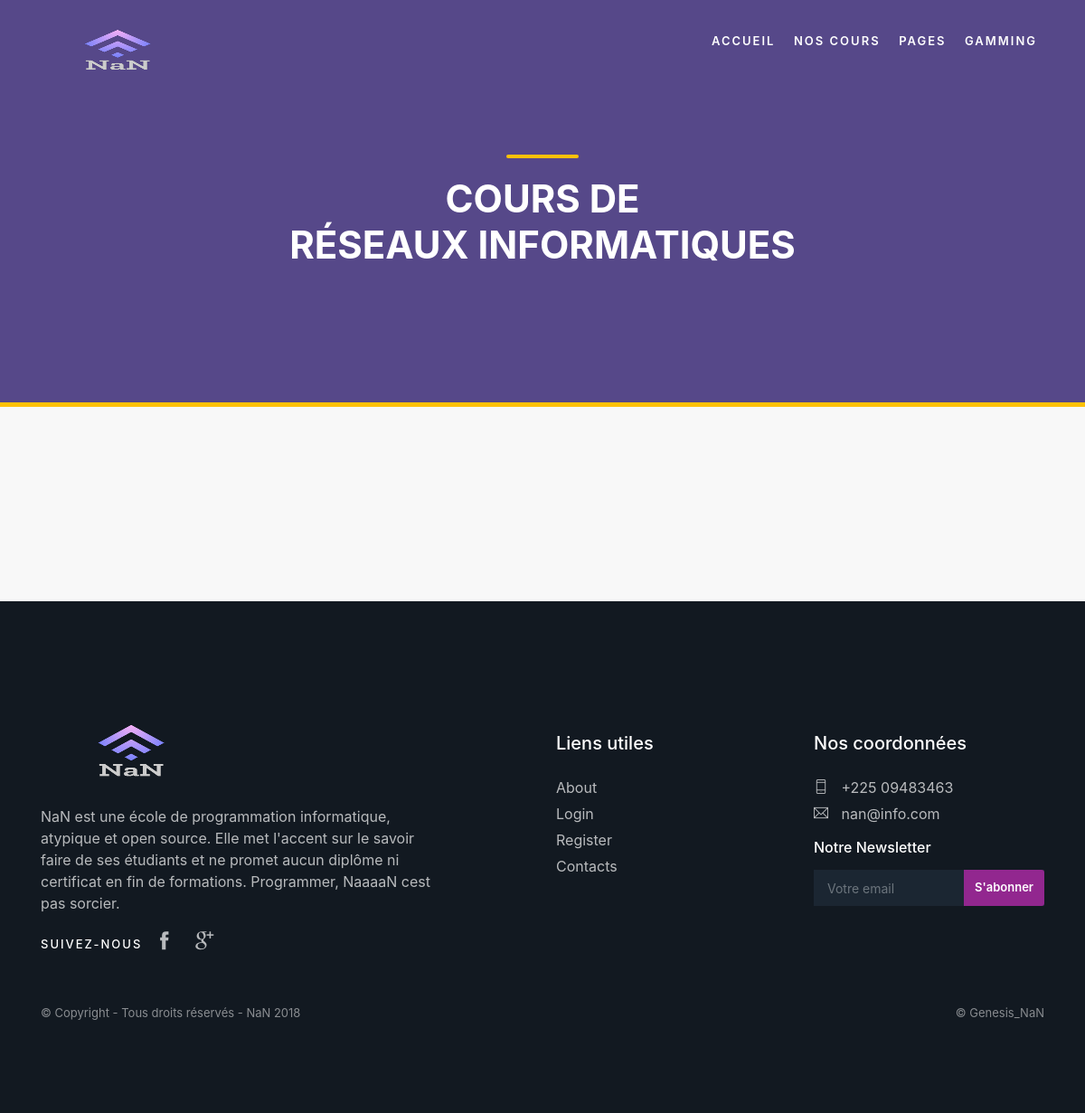
The app's page /client_section/codefight.php, older data.
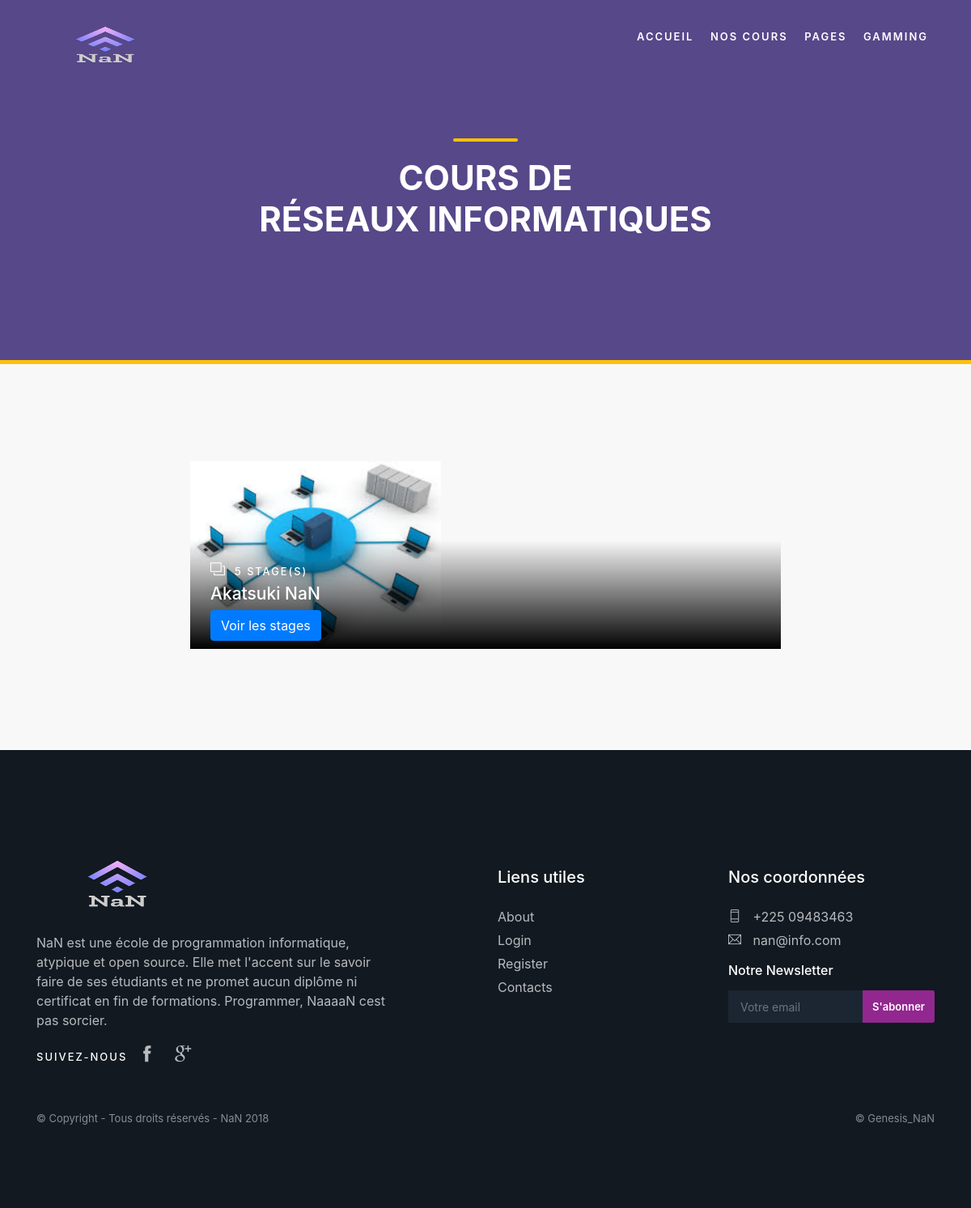
The same page, newer data.
### tables this page shows
CREATE TABLE IF NOT EXISTS `programmes` (
  `id` int(11) NOT NULL AUTO_INCREMENT,
  `stage` varchar(30) NOT NULL,
  `titre` varchar(30) NOT NULL,
  `img` varchar(30) NOT NULL,
  `descr` text NOT NULL,
  PRIMARY KEY (`id`)
);

### client_section/codefight.php (the view, shortened to what this page needs)
<!DOCTYPE html>
<html lang="en">
<head>
    <link href="css/bootstrap.min.css" rel="stylesheet">
    <link href="css/style.css" rel="stylesheet">
	<link href="css/vendors.css" rel="stylesheet">
	<link href="css/icon_fonts/css/all_icons.min.css" rel="stylesheet">
    <link href="css/custom.css" rel="stylesheet">
    <link rel="stylesheet" href="https://maxcdn.bootstrapcdn.com/bootstrap/4.1.3/css/bootstrap.min.css">
</head>
<body>
	<div id="page">
	<header class="header menu_2">
		<div id="logo">
			<a href="index-2.php"><img src="img/logo_NaN.png" width="200" height="70" data-retina="true" alt=""></a>
		</div>
		<nav id="menu" class="main-menu">
			<ul>
				<li><span><a href="index-2.php">Accueil</a></span>
				</li>
				<li><span><a href="#0">Nos cours</a></span>
				</li>
				<li><span><a href="#0">Pages</a></span>
				</li>
				<li><span><a href="ace/ace-builds/editor.html">Gamming</a></span>
				</li>
			</ul>
		</nav>
	</header>
	<main>
		<section id="hero_in" class="general">
			<div class="wrapper">
				<div class="container">
					<h1 class="fadeInUp"><span></span>Cours de <br> Réseaux Informatiques</h1>
				</div>
			</div>
		</section>
		<div class="container margin_120_95">
			<?php
			try{
				$bdd = new PDO('mysql:host=localhost;dbname=nansite;charset=utf8','root','');
			  }
			  catch(Exception $e){
				die('Erreur : ' . $e->getMessage());
			  }
			?>
			<div class="row">
			<?php
			$reponse = $bdd->query('SELECT * FROM programmes');
                while ($donnees = $reponse->fetch()) {
			?>
				<div class="col-lg-8 col-md-8 wow centrer" data-wow-offset="150">
					<a href="#0" class="grid_item">
						<figure class="block-reveal">
							<img src="img/images/reeseaux.jpg" width="310" height="533" class="img-fluid" alt="">
							<div class="info">
								<small><i class="ti-layers"></i><?php echo $donnees['stage']; ?> stage(s)</small>
								<h3><?php echo $donnees['titre']; ?></h3>
                                <button type="button" class="btn btn-primary" id="v1">Voir les stages</button>
							</div>
						</figure>
					</a>
				</div>
			<?php
				}
        	?>
			</div>
		</div>
	</main>
	<footer>
		<div class="container margin_120_95">
			<div class="row">
				<div class="col-lg-5 col-md-12 p-r-5">
					<p><img src="img/logo_NaN.png" width="200" height="90" data-retina="true" alt=""></p>
					<p>NaN est une école de programmation informatique, atypique et open source. Elle met l'accent sur le savoir faire de ses étudiants et ne promet aucun diplôme ni certificat en fin de formations. Programmer, NaaaaN cest pas sorcier.</p>
					<div class="follow_us">
						<ul>
							<li>Suivez-nous</li>
							<li><a href="#0"><i class="ti-facebook"></i></a></li>
							<li><a href="#0"><i class="ti-google"></i></a></li>
						</ul>
					</div>
				</div>
				<div class="col-lg-3 col-md-6 ml-lg-auto">
					<h5>Liens utiles</h5>
					<ul class="links">
						<li><a href="#0">About</a></li>
						<li><a href="#0">Login</a></li>
						<li><a href="#0">Register</a></li>
						<li><a href="#0">Contacts</a></li>
					</ul>
				</div>
				<div class="col-lg-3 col-md-6">
					<h5>Nos coordonnées</h5>
					<ul class="contacts">
						<li><a href="tel://22509483463"><i class="ti-mobile"></i> +225 09483463</a></li>
						<li><a href="mailto:nan@info.com"><i class="ti-email"></i> nan@info.com</a></li>
					</ul>
					<div id="newsletter">
					<h6>Notre Newsletter</h6>
					<form method="post" action="assets/newsletter.php" name="newsletter_form" id="newsletter_form">
						<div class="form-group">
							<input type="email" name="email_newsletter" id="email_newsletter" class="form-control" placeholder="Votre email">
							<input type="submit" value="S'abonner" id="submit-newsletter">
						</div>
					</form>
					</div>
				</div>
			</div>
			<hr>
			<div class="row">
				<div class="col-md-8">
					<ul id="additional_links">
						<li><a href="#0">&copy; Copyright - Tous droits réservés - NaN 2018</a></li>
					</ul>
				</div>
				<div class="col-md-4">
					<div id="copy">© Genesis_NaN</div>
				</div>
			</div>
		</div>
	</footer>
	</div>
</body>
</html>

### client_section/css/custom.css (style rules this page uses)
.centrer { display: block; margin: 0 auto; float: left; }

### client_section/css/menu_2.css (style rules this page uses)
@media only screen and (min-width: 992px) { nav#menu.main-menu { display: block !important; } }
@media only screen and (min-width: 992px) { #mm-menu.main-menu { display: none !important; } }
@media only screen and (min-width: 992px) { .main-menu { position: relative; z-index: 9; width: auto; top: 12px; right: 15px; float: right; -moz-transition: all 0.3s ease-in-out; -o-transition: all 0.3s ease-in-out; -webkit-transition: all 0.3s ease-in-out; -ms-transition: all 0.3s ease-in-out; transition: all 0.3s ease-in-out; color: #fff; } }
@media only screen and (min-width: 992px) { .main-menu ul, .main-menu ul li { position: relative; display: inline-block; margin: 0; padding: 0; } }
@media only screen and (min-width: 992px) { .main-menu ul a, .main-menu ul li a { position: relative; margin: 0; padding: 0; display: block; padding: 5px 10px; white-space: nowrap; } }
@media only screen and (min-width: 992px) { .main-menu > ul > li span > a { color: #fff; padding: 0 8px 15px 8px; font-size: 13px; font-size: 0.8125rem; font-weight: 600; letter-spacing: 2px; text-transform: uppercase; } }

Row changes from the older to the newer data that the page shows:
added programmes: stage "5", titre "Akatsuki NaN"
